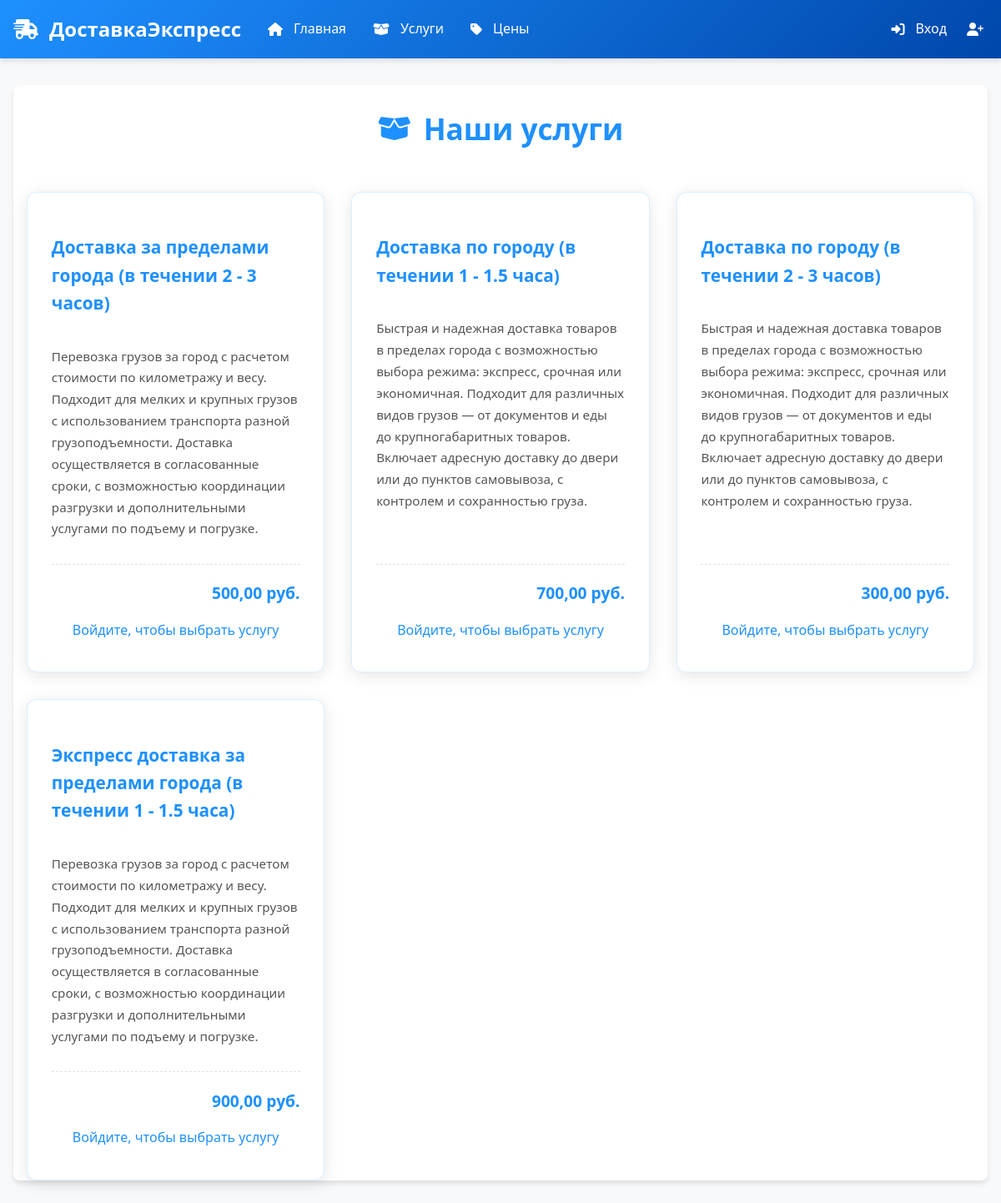
/services/, run on an earlier commit of the app's database.
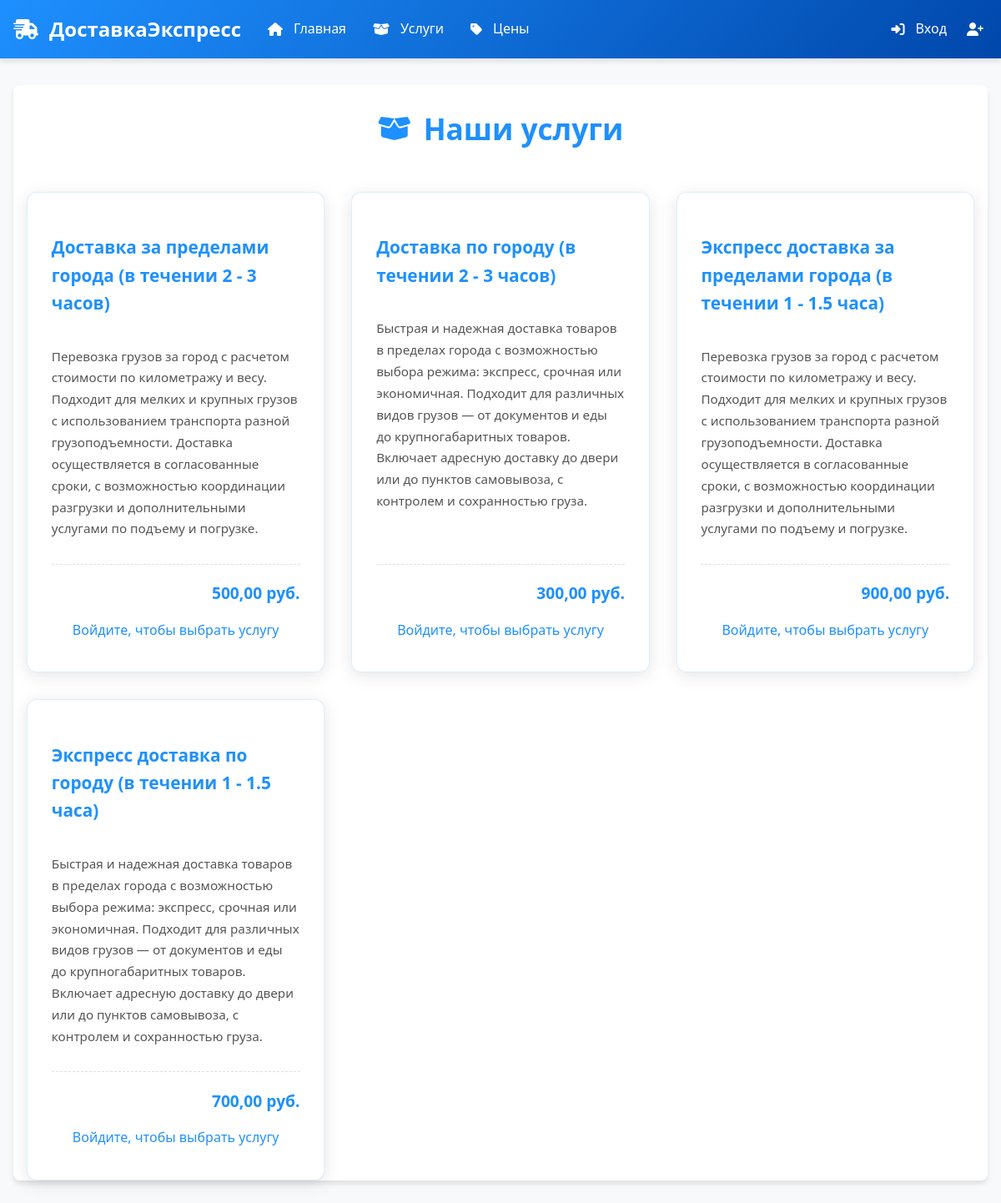
And on a later commit of the database.
### delivery/models.py (models this page shows, shortened)
class Service(models.Model):
    name = models.CharField(max_length=100, verbose_name="Название услуги")
    description = models.TextField(verbose_name="Описание услуги")
    price = models.DecimalField(max_digits=10, decimal_places=2, verbose_name="Цена")
    class Meta:
        verbose_name = "Услуга"
        verbose_name_plural = "Услуги"
        ordering = ['name']

### delivery/views.py (the view)
# urls.py: path('', services, name='services'),
def services(request):
    services = Service.objects.all()  # Получаем все услуги из базы
    return render(request, 'services.html', {'services': services})

### templates/services.html (shortened to what this page needs)
{% extends "base.html" %}
{% block content %}
<div style="max-width: 1800px; margin: 2rem auto; padding: 0 1rem; background: white; border-radius: 8px; box-shadow: 0 4px 6px rgba(0, 0, 0, 0.1);">
    <div style="display: flex; align-items: center; margin-bottom: 1.5rem; justify-content: center;">
        <i style="font-size: 2rem; color: #1e90ff;" class="fas fa-box-open"></i>
        <h1 style="font-family: 'Segoe UI', Tahoma, Geneva, Verdana, sans-serif; font-size: 2.2rem; color: #1e90ff; margin-left: 10px; font-weight: 600; text-align: center;">
            Наши услуги
        </h1>
    </div>
    <div style="display: grid; grid-template-columns: repeat(4, 1fr); gap: 2rem; justify-items: stretch;">
        {% for service in services %}
        <div style="background: white; border-radius: 12px; padding: 1.8rem; box-shadow: 0 4px 20px rgba(0, 0, 0, 0.1); transition: all 0.3s ease; border: 1px solid rgba(30, 144, 255, 0.15); width: 100%; box-sizing: border-box; display: flex; flex-direction: column;">
            <h3 style="font-size: 1.3rem; color: #1e90ff; margin-bottom: 1.2rem; font-weight: 600;">{{ service.name }}</h3>
            <p style="color: #555; line-height: 1.7; margin-bottom: 1.8rem; font-size: 0.95rem; flex-grow: 1;">{{ service.description }}</p>
            <div style="font-weight: 700; color: #1e90ff; text-align: right; padding-top: 1.2rem; border-top: 1px dashed #e0e0e0; font-size: 1.2rem; margin-bottom: 1rem;">
                {{ service.price }} руб.
            </div>
            {% if user.is_authenticated %}
            <button onclick="selectService({{ service.id }})"
                    style="width: 100%; background: linear-gradient(135deg, #1e90ff, #0047ab); color: white; padding: 0.75rem;
                           border: none; border-radius: 4px; font-weight: 500; font-size: 1rem; cursor: pointer;
                           transition: transform 0.3s ease, box-shadow 0.3s ease; margin-bottom: 0.5rem;">
                Выбрать
            </button>
            {% else %}
            <div style="text-align: center; margin-bottom: 0.5rem;">
                <a href="{% url 'login' %}?next={{ request.path }}"
                   style="color: #1e90ff; text-decoration: none; font-weight: 500;">
                    Войдите, чтобы выбрать услугу
                </a>
            </div>
            {% endif %}
        </div>
        {% endfor %}
    </div>
</div>
{% endblock %}

### templates/base.html (shortened to what this page needs)
<!DOCTYPE html>
<html lang="ru">
<head>
    <link rel="stylesheet" href="https://cdnjs.cloudflare.com/ajax/libs/font-awesome/6.4.0/css/all.min.css" />
</head>
<body>
    <header>
        <div class="container">
            <nav>
                <div class="left-nav">
                    <a href="{% url 'home' %}" class="logo">
                        <i class="fas fa-truck-fast"></i>
                        <span>ДоставкаЭкспресс</span>
                    </a>
                    <a href="{% url 'home' %}"><i class="fas fa-home"></i> Главная</a>
                    <a href="{% url 'delivery:services' %}"><i class="fas fa-box-open"></i> Услуги</a>
                    <a href="{% url 'prices:prices' %}"><i class="fas fa-tag"></i> Цены</a>
                </div>
                <div class="right-nav">
                    {% if user.is_authenticated %}
                        <span class="user-greeting">Привет, {{ user.name }}!</span>
                        {% if user.is_superuser or user.is_staff %}
                            <a href="{% url 'orders' %}"><i class="fas fa-shopping-cart"></i> Заказы</a>
                        {% else %}
                            <a href="{% url 'profile' %}"><i class="fas fa-user"></i> Профиль</a>
                        {% endif %}
                        <form class="logoutButton" id="logout-form" method="post" action="/logout/">
                            {% csrf_token %}
                            <button type="submit">
                                <i class="fas fa-sign-out-alt"></i> Выйти
                            </button>
                        </form>
                    {% else %}
                        <a href="{% url 'login' %}"><i class="fas fa-sign-in-alt"></i> Вход</a>
                        <a href="{% url 'register' %}"><i class="fas fa-user-plus"></i></a>
                    {% endif %}
                </div>
            </nav>
        </div>
    </header>
    <main class="container">
        {% block content %}{% endblock %}
    </main>
</body>
</html>

### templates/base.html (style rules this page uses)
body { font-family: 'Segoe UI', Tahoma, Geneva, Verdana, sans-serif; margin: 0; padding: 0; line-height: 1.6; background-color: #f8f9fa; }
header { background: linear-gradient(135deg, #1e90ff, #0047ab); color: white; padding: 1rem 0; box-shadow: 0 4px 6px rgba(0, 0, 0, 0.1); }
.container { max-width: 1800px; margin: 0 auto; padding: 0 1rem; }
nav { display: flex; justify-content: space-between; align-items: center; }
.left-nav, .right-nav { display: flex; align-items: center; }
.left-nav { gap: 2rem; }
.right-nav { gap: 1.5rem; }
nav a { color: white; text-decoration: none; font-weight: 500; transition: all 0.3s ease; display: flex; align-items: center; gap: 0.5rem; }
.logo { font-weight: 700; font-size: 1.5rem; display: flex; align-items: center; color: white; }
.logo i { margin-right: 0.5rem; }

### templates/services.html (style rules this page uses)
body { font-family: 'Segoe UI', Tahoma, Geneva, Verdana, sans-serif; color: #333; line-height: 1.6; margin: 0; padding: 0; background-color: #f8f9fa; }
@media (max-width: 1200px) { div[style*="grid-template-columns: repeat(4, 1fr)"] { grid-template-columns: repeat(auto-fit, minmax(280px, 1fr)) !important; } }
a { text-decoration: none; }
i.fas { margin-right: 5px; }

What changed in the data, as far as the page shows it:
changed Service: name "Доставка по городу (в течении 1 - 1.5 часа)" → "Экспресс доставка по городу (в течении 1 - 1.5 часа)"; moves down the list
